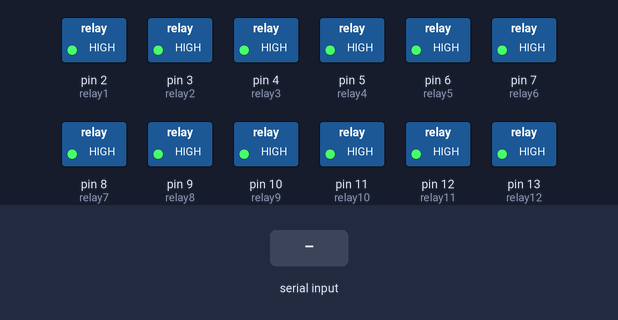
The sketch below on a simulated Arduino Uno, built with avr-gcc and run on an emulated ATmega328P. On the bench: switched loads named in the sketch (green lamp = pin HIGH). The inputs (shaded band) are chosen by the test bench.

Above: at 1.2 s.
1.3 s: "1" received over Serial
At 1.7 s:
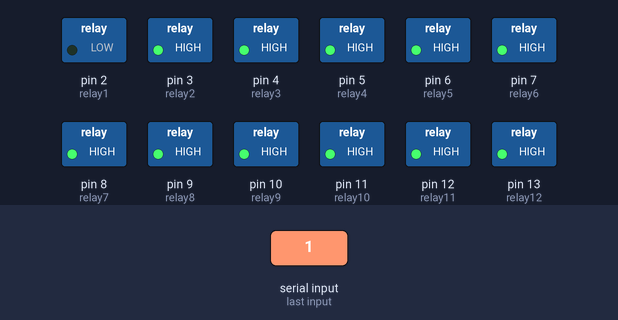
2.8 s: byte 98 ('b') received over Serial
At 4.0 s:
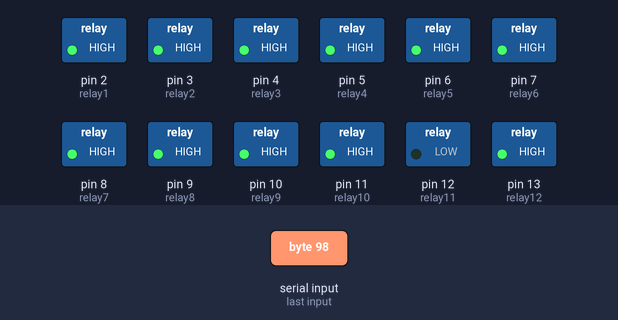
4.3 s: byte 99 ('c') received over Serial
At 5.2 s:
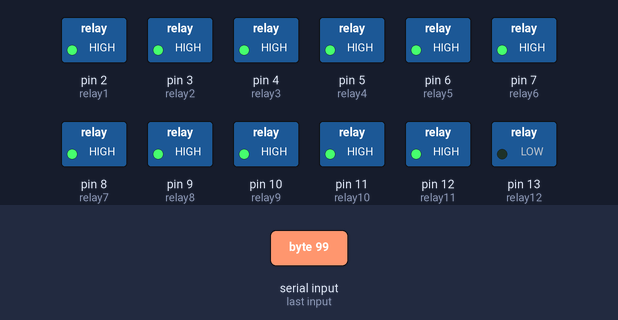
5.8 s: "2" received over Serial
At 6.3 s:
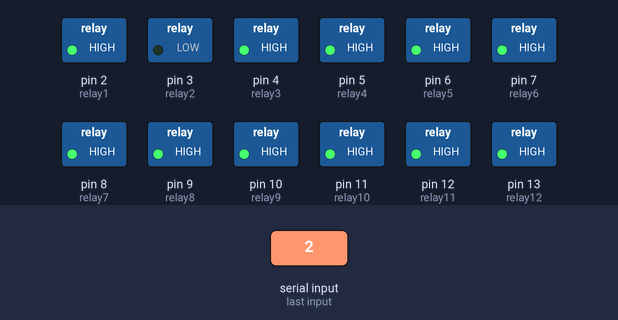
7.3 s: "3" received over Serial
At 8.5 s:
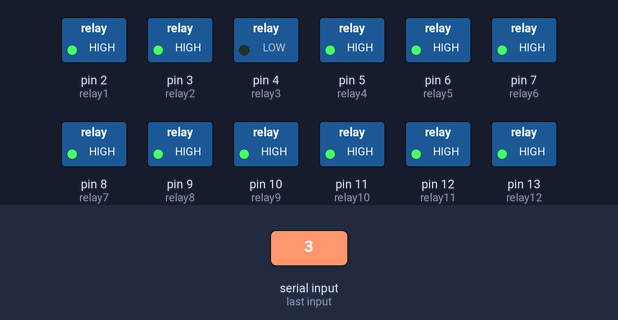
8.8 s: "4" received over Serial
At 9.8 s:
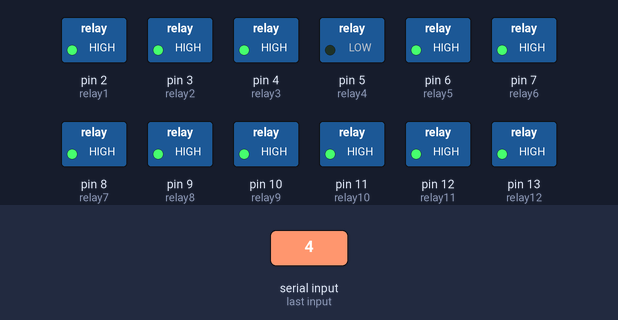
Timing chart, 0 to 11.3 s (numbered marks = the images above; inputs shaded):
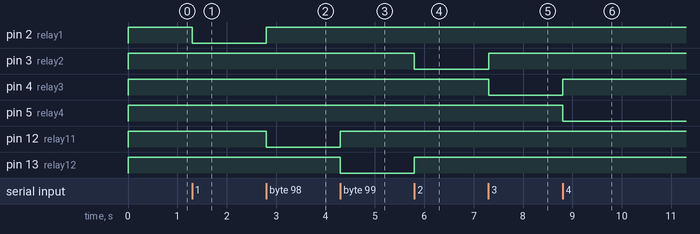

The sketch:

light.ino
```cpp
char cmd;
const int relay1 = 2;
const int relay2 = 3;
const int relay3 = 4;
const int relay4 = 5;
const int relay5 = 6;
const int relay6 = 7;
const int relay7 = 8;
const int relay8 = 9;
const int relay9 = 10;
const int relay10 = 11;
const int relay11 = 12;
const int relay12 = 13;
int currentTarget = -1;

void setup() {
  Serial.begin(9600);
  pinMode(relay1, OUTPUT); digitalWrite(relay1, HIGH);
  pinMode(relay2, OUTPUT); digitalWrite(relay2, HIGH);
  pinMode(relay3, OUTPUT); digitalWrite(relay3, HIGH);
  pinMode(relay4, OUTPUT); digitalWrite(relay4, HIGH);
  pinMode(relay5, OUTPUT); digitalWrite(relay5, HIGH);
  pinMode(relay6, OUTPUT); digitalWrite(relay6, HIGH);
  pinMode(relay7, OUTPUT); digitalWrite(relay7, HIGH);
  pinMode(relay8, OUTPUT); digitalWrite(relay8, HIGH);
  pinMode(relay9, OUTPUT); digitalWrite(relay9, HIGH);
  pinMode(relay10, OUTPUT); digitalWrite(relay10, HIGH);
  pinMode(relay11, OUTPUT); digitalWrite(relay11, HIGH);
  pinMode(relay12, OUTPUT); digitalWrite(relay12, HIGH);
}

void loop() {
  if (Serial.available()) {
    cmd = Serial.read();
    // 모든 릴레이 OFF (HIGH)
    digitalWrite(relay1, HIGH);
    digitalWrite(relay2, HIGH);
    digitalWrite(relay3, HIGH);
    digitalWrite(relay4, HIGH);
    digitalWrite(relay5, HIGH);
    digitalWrite(relay6, HIGH);
    digitalWrite(relay7, HIGH);
    digitalWrite(relay8, HIGH);
    digitalWrite(relay9, HIGH);
    digitalWrite(relay10, HIGH);
    digitalWrite(relay11, HIGH);
    digitalWrite(relay12, HIGH);

    // cmd에 따라 해당 릴레이만 ON (LOW)
    if (cmd == '1')      digitalWrite(relay1, LOW);
    else if (cmd == '2') digitalWrite(relay2, LOW);
    else if (cmd == '3') digitalWrite(relay3, LOW);
    else if (cmd == '4') digitalWrite(relay4, LOW);
    else if (cmd == '5') digitalWrite(relay5, LOW);
    else if (cmd == '6') digitalWrite(relay6, LOW);
    else if (cmd == '7') digitalWrite(relay7, LOW);
    else if (cmd == '8') digitalWrite(relay8, LOW);
    else if (cmd == '9') digitalWrite(relay9, LOW);
    else if (cmd == 'a') digitalWrite(relay10, LOW); // 10
    else if (cmd == 'b') digitalWrite(relay11, LOW); // 11
    else if (cmd == 'c') digitalWrite(relay12, LOW); // 12
  }
}
```

Measured:
- after the input at 1.3 s, pin 2 (relay1): HIGH → LOW at once
- after the input at 2.8 s, pin 2 (relay1): LOW → HIGH at once; pin 12 (relay11): HIGH → LOW at once
- after the input at 4.3 s, pin 12 (relay11): LOW → HIGH at once; pin 13 (relay12): HIGH → LOW at once
- after the input at 5.8 s, pin 3 (relay2): HIGH → LOW at once; pin 13 (relay12): LOW → HIGH at once
- after the input at 7.3 s, pin 3 (relay2): LOW → HIGH at once; pin 4 (relay3): HIGH → LOW at once
- after the input at 8.8 s, pin 4 (relay3): LOW → HIGH at once; pin 5 (relay4): HIGH → LOW at once
